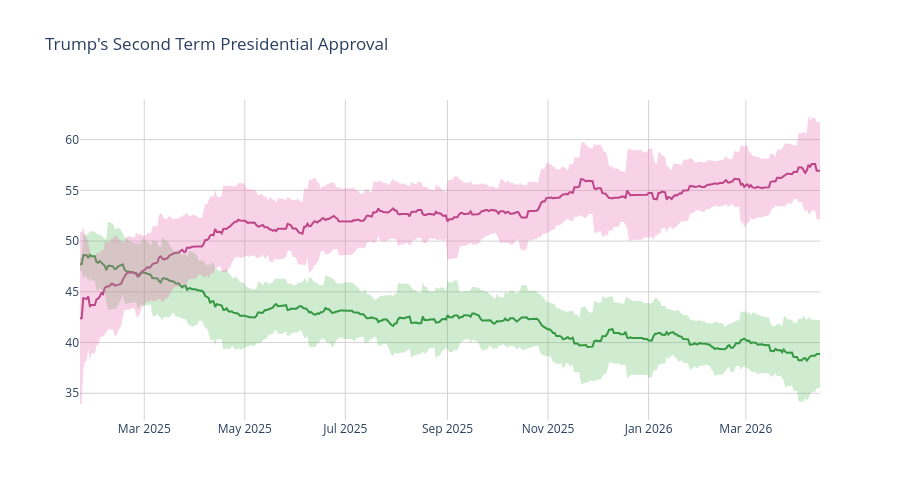

Write notebook code for a chart like this one.
### Code cell
disappr_ci_hex = "#e86eaf"
appr_ci_hex = "#60be65"
disappr_ci_rgba = "rgba(232, 110, 175, 0.3)"
appr_ci_rgba = "rgba(96, 190, 101, 0.3)"
grid_col = "#d4d2d2"


# Approve
fig = go.Figure(go.Scatter(
    x=pres['end_date'],
    y=pres['approve'],
    hovertemplate="%{y:.2f}%",
    name="<b>Approve</b>",
    line=dict(color="#228833"),
    showlegend=False
))

# Disapprove
fig.add_trace(go.Scatter(
    x=pres['end_date'],
    y=pres['disapprove'],
    hovertemplate="%{y:.2f}%",
    name="<b>Disapprove</b>",
    line=dict(color="#aa3377"),
    showlegend=False
    )
)

# Approve CI
fig.add_traces([

    # Upper bound
    go.Scatter(
        x=pres['end_date'],
        y=pres['approve_upper_ci'],
        marker=dict(color=appr_ci_hex),
        line=dict(width=0),
        mode='lines',
        showlegend=False,
        hoverinfo="skip"
    ),

    # Lower bound
    go.Scatter(
        x=pres['end_date'],
        y=pres['approve_lower_ci'],
        marker=dict(color=appr_ci_hex),
        line=dict(width=0),
        mode='lines',
        fillcolor=appr_ci_rgba,
        fill="tonexty",
        showlegend=False,
        hoverinfo="skip"
    )
])

# Disapprove CI
fig.add_traces([

    # Upper bound
    go.Scatter(
        x=pres['end_date'],
        y=pres['disapprove_upper_ci'],
        marker=dict(color=disappr_ci_hex),
        line=dict(width=0),
        mode='lines',
        showlegend=False,
        hoverinfo="skip"
    ),

    # Lower bound
    go.Scatter(
        x=pres['end_date'],
        y=pres['disapprove_lower_ci'],
        marker=dict(color=disappr_ci_hex),
        line=dict(width=0),
        mode='lines',
        fillcolor=disappr_ci_rgba,
        fill="tonexty",
        showlegend=False,
        hoverinfo="skip"
    )
])

fig.update_layout(
    title=dict(text="Trump's Second Term Presidential Approval"),
    hovermode="x"
)

fig.update_xaxes(gridcolor=grid_col)
fig.update_yaxes(gridcolor=grid_col)

fig.update_layout(hovermode="x", hoverlabel_align="right", plot_bgcolor="rgba(0, 0, 0, 0)", height=500)
fig.show()

### Figure 1 — Plotly figure (JSON) as saved in the notebook; plotly's stock layout.template omitted (floating-point values rounded to 4 significant figures; data arrays with more than 128 entries replaced by an {"elided": "..."} marker saying what was removed)
{"data": [{"hovertemplate": "%{y:.2f}%", "line": {"color": "#228833"}, "name": "<b>Approve</b>", "showlegend": false, "type": "scatter", "x": {"elided": "450 str values"}, "y": {"elided": "450 float values"}}, {"hovertemplate": "%{y:.2f}%", "line": {"color": "#aa3377"}, "name": "<b>Disapprove</b>", "showlegend": false, "type": "scatter", "x": {"elided": "450 str values"}, "y": {"elided": "450 float values"}}, {"hoverinfo": "skip", "line": {"width": 0}, "marker": {"color": "#60be65"}, "mode": "lines", "showlegend": false, "type": "scatter", "x": {"elided": "450 str values"}, "y": {"elided": "450 float values"}}, {"fill": "tonexty", "fillcolor": "rgba(96, 190, 101, 0.3)", "hoverinfo": "skip", "line": {"width": 0}, "marker": {"color": "#60be65"}, "mode": "lines", "showlegend": false, "type": "scatter", "x": {"elided": "450 str values"}, "y": {"elided": "450 float values"}}, {"hoverinfo": "skip", "line": {"width": 0}, "marker": {"color": "#e86eaf"}, "mode": "lines", "showlegend": false, "type": "scatter", "x": {"elided": "450 str values"}, "y": {"elided": "450 float values"}}, {"fill": "tonexty", "fillcolor": "rgba(232, 110, 175, 0.3)", "hoverinfo": "skip", "line": {"width": 0}, "marker": {"color": "#e86eaf"}, "mode": "lines", "showlegend": false, "type": "scatter", "x": {"elided": "450 str values"}, "y": {"elided": "450 float values"}}], "layout": {"height": 500, "hoverlabel": {"align": "right"}, "hovermode": "x", "plot_bgcolor": "rgba(0, 0, 0, 0)", "title": {"text": "Trump's Second Term Presidential Approval"}, "xaxis": {"gridcolor": "#d4d2d2"}, "yaxis": {"gridcolor": "#d4d2d2"}}}
